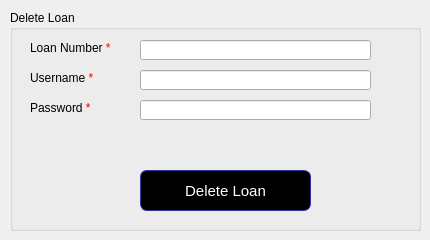
      <widget class="QWidget" name="tab_7">
       <attribute name="title">
        <string>Delete Loan</string>
       </attribute>
       <widget class="QGroupBox" name="groupBox_40">
        <property name="enabled">
         <bool>true</bool>
        </property>
        <property name="geometry">
         <rect>
          <x>10</x>
          <y>10</y>
          <width>411</width>
          <height>221</height>
         </rect>
        </property>
        <property name="title">
         <string>Delete Loan</string>
        </property>
        <widget class="QLineEdit" name="lineEdit_30">
         <property name="geometry">
          <rect>
           <x>130</x>
           <y>30</y>
           <width>231</width>
           <height>20</height>
          </rect>
         </property>
         <property name="text">
          <string/>
         </property>
        </widget>
        <widget class="QLabel" name="label_117">
         <property name="geometry">
          <rect>
           <x>20</x>
           <y>30</y>
           <width>101</width>
           <height>16</height>
          </rect>
         </property>
         <property name="text">
          <string>Loan Number &lt;span style=&quot;color: red&quot;&gt;*&lt;/span&gt;</string>
         </property>
        </widget>
        <widget class="QLineEdit" name="lineEdit_31">
         <property name="geometry">
          <rect>
           <x>130</x>
           <y>90</y>
           <width>231</width>
           <height>20</height>
          </rect>
         </property>
         <property name="text">
          <string/>
         </property>
         <property name="echoMode">
          <enum>QLineEdit::Password</enum>
         </property>
        </widget>
        <widget class="QLabel" name="label_118">
         <property name="geometry">
          <rect>
           <x>20</x>
           <y>90</y>
           <width>81</width>
           <height>16</height>
          </rect>
         </property>
         <property name="text">
          <string>Password  &lt;span style=&quot;color: red&quot;&gt;*&lt;/span&gt;</string>
         </property>
        </widget>
        <widget class="QLineEdit" name="lineEdit_51">
         <property name="geometry">
          <rect>
           <x>130</x>
           <y>60</y>
           <width>231</width>
           <height>20</height>
          </rect>
         </property>
         <property name="text">
          <string/>
         </property>
        </widget>
        <widget class="QLabel" name="label_119">
         <property name="geometry">
          <rect>
           <x>20</x>
           <y>60</y>
           <width>81</width>
           <height>16</height>
          </rect>
         </property>
         <property name="text">
          <string>Username  &lt;span style=&quot;color: red&quot;&gt;*&lt;/span&gt;</string>
         </property>
        </widget>
        <widget class="QPushButton" name="pushButton_43">
         <property name="geometry">
          <rect>
           <x>130</x>
           <y>160</y>
           <width>171</width>
           <height>41</height>
          </rect>
         </property>
         <property name="styleSheet">
          <string notr="true">QPushButton {
color: white;
background-color: QLinearGradient( );
border-width: 1px;
border-color: #339;
border-style: solid;
border-radius: 7;
padding: 3px;
font-size: 15px;
padding-left: 5px;
padding-right: 5px;

}
QPushButton:hover {
color: black;
background-color: grey;
border-width: 1px;
border-color: #339;
border-style: solid;
border-radius: 7;
padding: 3px;
font-size: 15px;
padding-left: 5px;
padding-right: 5px;
}</string>
         </property>
         <property name="text">
          <string>Delete Loan</string>
         </property>
        </widget>
        <widget class="QLabel" name="label_120">
         <property name="geometry">
          <rect>
           <x>60</x>
           <y>120</y>
           <width>321</width>
           <height>31</height>
          </rect>
         </property>
         <property name="styleSheet">
          <string notr="true">color:red;</string>
         </property>
         <property name="text">
          <string/>
         </property>
        </widget>
       </widget>
      </widget>
